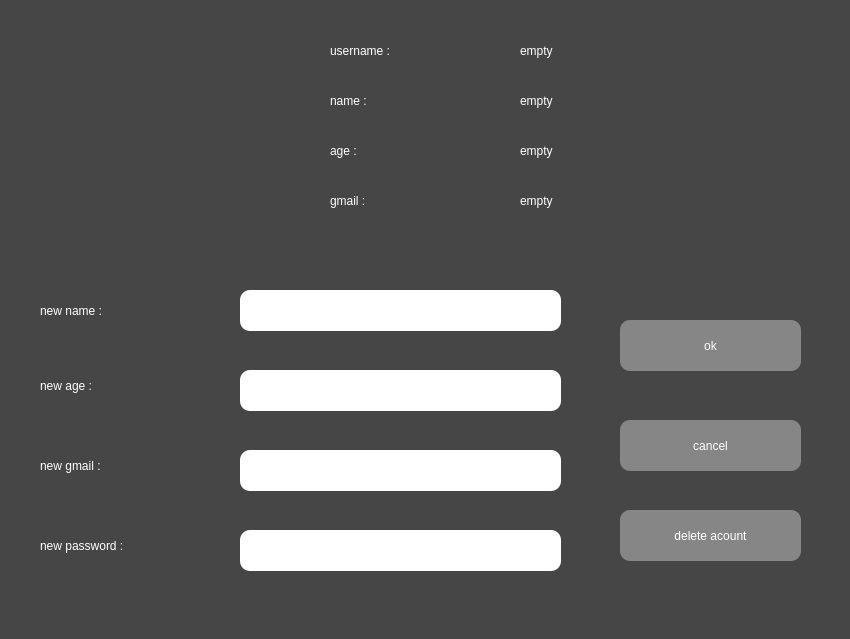
<?xml version="1.0" encoding="UTF-8"?>
<ui version="4.0">
 <class>editprofile</class>
 <widget class="QDialog" name="editprofile">
  <property name="geometry">
   <rect>
    <x>0</x>
    <y>0</y>
    <width>850</width>
    <height>639</height>
   </rect>
  </property>
  <property name="windowTitle">
   <string>Dialog</string>
  </property>
  <property name="styleSheet">
   <string notr="true">background-color: rgb(70, 70, 70);
color: rgb(255, 255, 255);
border-radius: 10px;
font: 25 12pt &quot;Microsoft JhengHei UI Light&quot;;</string>
  </property>
  <widget class="QLabel" name="label">
   <property name="geometry">
    <rect>
     <x>330</x>
     <y>80</y>
     <width>171</width>
     <height>41</height>
    </rect>
   </property>
   <property name="text">
    <string>name :</string>
   </property>
  </widget>
  <widget class="QLabel" name="label_2">
   <property name="geometry">
    <rect>
     <x>330</x>
     <y>30</y>
     <width>141</width>
     <height>41</height>
    </rect>
   </property>
   <property name="text">
    <string>username :</string>
   </property>
  </widget>
  <widget class="QLabel" name="label_3">
   <property name="geometry">
    <rect>
     <x>330</x>
     <y>130</y>
     <width>131</width>
     <height>41</height>
    </rect>
   </property>
   <property name="text">
    <string>age : </string>
   </property>
  </widget>
  <widget class="QLabel" name="label_4">
   <property name="geometry">
    <rect>
     <x>330</x>
     <y>180</y>
     <width>131</width>
     <height>41</height>
    </rect>
   </property>
   <property name="text">
    <string>gmail :</string>
   </property>
  </widget>
  <widget class="QLabel" name="label_6">
   <property name="geometry">
    <rect>
     <x>40</x>
     <y>290</y>
     <width>181</width>
     <height>41</height>
    </rect>
   </property>
   <property name="text">
    <string>new name :</string>
   </property>
  </widget>
  <widget class="QLabel" name="label_8">
   <property name="geometry">
    <rect>
     <x>40</x>
     <y>360</y>
     <width>191</width>
     <height>51</height>
    </rect>
   </property>
   <property name="text">
    <string>new age :</string>
   </property>
  </widget>
  <widget class="QLabel" name="label_9">
   <property name="geometry">
    <rect>
     <x>40</x>
     <y>440</y>
     <width>191</width>
     <height>51</height>
    </rect>
   </property>
   <property name="text">
    <string>new gmail :</string>
   </property>
  </widget>
  <widget class="QLabel" name="label_10">
   <property name="geometry">
    <rect>
     <x>40</x>
     <y>520</y>
     <width>201</width>
     <height>51</height>
    </rect>
   </property>
   <property name="text">
    <string>new password :</string>
   </property>
  </widget>
  <widget class="QLineEdit" name="linenewname">
   <property name="geometry">
    <rect>
     <x>240</x>
     <y>290</y>
     <width>321</width>
     <height>41</height>
    </rect>
   </property>
   <property name="styleSheet">
    <string notr="true">background-color: rgb(255, 255, 255);
color: rgb(0, 0, 0);</string>
   </property>
  </widget>
  <widget class="QLineEdit" name="linenewage">
   <property name="geometry">
    <rect>
     <x>240</x>
     <y>370</y>
     <width>321</width>
     <height>41</height>
    </rect>
   </property>
   <property name="styleSheet">
    <string notr="true">background-color: rgb(255, 255, 255);
color: rgb(0, 0, 0);</string>
   </property>
  </widget>
  <widget class="QLineEdit" name="linenewgmail">
   <property name="geometry">
    <rect>
     <x>240</x>
     <y>450</y>
     <width>321</width>
     <height>41</height>
    </rect>
   </property>
   <property name="styleSheet">
    <string notr="true">background-color: rgb(255, 255, 255);
color: rgb(0, 0, 0);</string>
   </property>
  </widget>
  <widget class="QLineEdit" name="linenewpassword">
   <property name="geometry">
    <rect>
     <x>240</x>
     <y>530</y>
     <width>321</width>
     <height>41</height>
    </rect>
   </property>
   <property name="styleSheet">
    <string notr="true">background-color: rgb(255, 255, 255);
color: rgb(0, 0, 0);</string>
   </property>
  </widget>
  <widget class="QLabel" name="labeloldname">
   <property name="geometry">
    <rect>
     <x>520</x>
     <y>80</y>
     <width>251</width>
     <height>41</height>
    </rect>
   </property>
   <property name="text">
    <string>empty</string>
   </property>
  </widget>
  <widget class="QLabel" name="labeloldusername">
   <property name="geometry">
    <rect>
     <x>520</x>
     <y>30</y>
     <width>251</width>
     <height>41</height>
    </rect>
   </property>
   <property name="text">
    <string>empty</string>
   </property>
  </widget>
  <widget class="QLabel" name="labeloldage">
   <property name="geometry">
    <rect>
     <x>520</x>
     <y>130</y>
     <width>251</width>
     <height>41</height>
    </rect>
   </property>
   <property name="text">
    <string>empty</string>
   </property>
  </widget>
  <widget class="QLabel" name="labeloldgmail">
   <property name="geometry">
    <rect>
     <x>520</x>
     <y>180</y>
     <width>251</width>
     <height>41</height>
    </rect>
   </property>
   <property name="text">
    <string>empty</string>
   </property>
  </widget>
  <widget class="QPushButton" name="ok">
   <property name="geometry">
    <rect>
     <x>620</x>
     <y>320</y>
     <width>181</width>
     <height>51</height>
    </rect>
   </property>
   <property name="styleSheet">
    <string notr="true">background-color: rgb(134, 134, 134);
</string>
   </property>
   <property name="text">
    <string>ok</string>
   </property>
  </widget>
  <widget class="QPushButton" name="cancel">
   <property name="geometry">
    <rect>
     <x>620</x>
     <y>420</y>
     <width>181</width>
     <height>51</height>
    </rect>
   </property>
   <property name="styleSheet">
    <string notr="true">background-color: rgb(134, 134, 134);
</string>
   </property>
   <property name="text">
    <string>cancel</string>
   </property>
  </widget>
  <widget class="QPushButton" name="deleteAcount">
   <property name="geometry">
    <rect>
     <x>620</x>
     <y>510</y>
     <width>181</width>
     <height>51</height>
    </rect>
   </property>
   <property name="styleSheet">
    <string notr="true">background-color: rgb(134, 134, 134);
</string>
   </property>
   <property name="text">
    <string>delete acount</string>
   </property>
  </widget>
  <widget class="QPushButton" name="profButton">
   <property name="geometry">
    <rect>
     <x>70</x>
     <y>50</y>
     <width>171</width>
     <height>171</height>
    </rect>
   </property>
   <property name="styleSheet">
    <string notr="true"/>
   </property>
   <property name="text">
    <string/>
   </property>
  </widget>
 </widget>
 <resources/>
 <connections/>
</ui>
